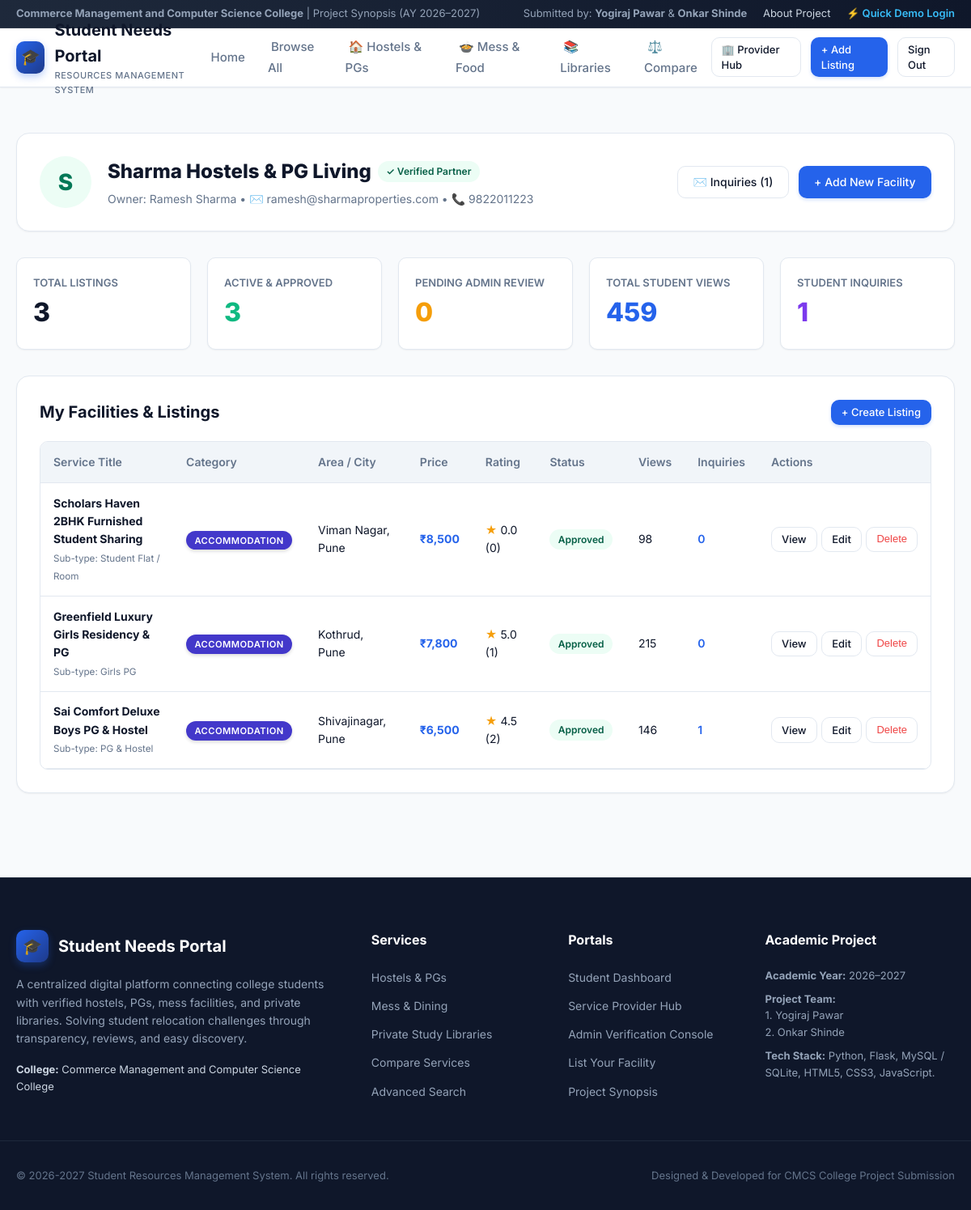
/provider/dashboard (signed in), run on the app's committed database.
### tables this page shows
CREATE TABLE users (
        id INTEGER PRIMARY KEY AUTOINCREMENT,
        role TEXT NOT NULL DEFAULT 'student',
        name TEXT NOT NULL,
        email TEXT UNIQUE NOT NULL,
        phone TEXT,
        password_hash TEXT NOT NULL,
        college_name TEXT,
        business_name TEXT,
        address TEXT,
        is_verified INTEGER DEFAULT 0,
        created_at TIMESTAMP DEFAULT CURRENT_TIMESTAMP
    );

CREATE TABLE listings (
        id INTEGER PRIMARY KEY AUTOINCREMENT,
        provider_id INTEGER NOT NULL,
        category TEXT NOT NULL,
        subcategory TEXT NOT NULL,
        title TEXT NOT NULL,
        description TEXT,
        address TEXT NOT NULL,
        city TEXT NOT NULL,
        area TEXT NOT NULL,
        landmark TEXT,
        contact_phone TEXT NOT NULL,
        contact_email TEXT,
        pricing_amount REAL NOT NULL,
        pricing_period TEXT DEFAULT 'Per Month',
        deposit_amount REAL DEFAULT 0.0,
        capacity_or_beds TEXT,
        timings TEXT,
        menu_details TEXT,
        amenities TEXT,
        rules TEXT,
        image_url TEXT,
        status TEXT DEFAULT 'pending',
        views_count INTEGER DEFAULT 0,
        created_at TIMESTAMP DEFAULT CURRENT_TIMESTAMP,
        FOREIGN KEY (provider_id) REFERENCES users(id) ON DELETE CASCADE
    );

### app.py (the view)
@app.route('/provider/dashboard')
@login_required
@role_required(['provider'])
def provider_dashboard():
    provider = get_current_user()
    listings = query_db("""
        SELECT l.*,
               COALESCE((SELECT AVG(rating) FROM reviews WHERE listing_id = l.id AND status = 'approved'), 0) as avg_rating,
               (SELECT COUNT(*) FROM reviews WHERE listing_id = l.id AND status = 'approved') as review_count,
               (SELECT COUNT(*) FROM inquiries WHERE listing_id = l.id) as inquiry_count
        FROM listings l
        WHERE l.provider_id = ?
        ORDER BY l.id DESC
    """, [provider['id']])
    stats = {
        'total_listings': len(listings),
        'approved_listings': sum(1 for item in listings if item['status'] == 'approved'),
        'pending_listings': sum(1 for item in listings if item['status'] == 'pending'),
        'total_views': sum(item['views_count'] for item in listings),
        'total_inquiries': query_db("SELECT COUNT(*) as count FROM inquiries WHERE provider_id = ?", [provider['id']], one=True)['count']
    }
    recent_inquiries = query_db("""
        SELECT i.*, l.title as listing_title
        FROM inquiries i
        JOIN listings l ON i.listing_id = l.id
        WHERE i.provider_id = ?
        ORDER BY i.id DESC LIMIT 5
    """, [provider['id']])
    return render_template('provider/dashboard.html',
                           provider=provider,
                           listings=listings,
                           stats=stats,
                           recent_inquiries=recent_inquiries)

### app.py (called while the page is built, shortened)
def get_current_user():
    user_id = session.get('user_id')
    if not user_id:
        return None
    return query_db("SELECT * FROM users WHERE id = ?", [user_id], one=True)

@app.context_processor
def inject_global_context():
    user = get_current_user()
    new_inquiries_count = 0
    if user and user['role'] == 'provider':
        row = query_db(
            "SELECT COUNT(*) as count FROM inquiries WHERE provider_id = ? AND status = 'new'",
            [user['id']], one=True
        )
        new_inquiries_count = row['count'] if row else 0
    admin_pending_count = 0
    saved_count = 0
    if user and user['role'] == 'student':
        s_row = query_db("SELECT COUNT(*) as count FROM saved_listings WHERE student_id = ?", [user['id']], one=True)
        saved_count = s_row['count'] if s_row else 0
    return {
        'current_user': user,
        'new_inquiries_count': new_inquiries_count,
        'admin_pending_count': admin_pending_count,
        'saved_count': saved_count,
        'config': Config
    }

def login_required(f):
    @wraps(f)
    def decorated_function(*args, **kwargs):
        if 'user_id' not in session:
            flash("Please sign in to access this page.", "warning")
            return redirect(url_for('login', next=request.url))
        return f(*args, **kwargs)
    return decorated_function

def role_required(allowed_roles):
    def decorator(f):
        @wraps(f)
        def decorated_function(*args, **kwargs):
            if 'user_id' not in session:
                flash("Please log in first.", "warning")
                return redirect(url_for('login', next=request.url))
            user = get_current_user()
            if not user or user['role'] not in allowed_roles:
                flash("You do not have permission to view that page.", "danger")
                return redirect(url_for('index'))
            return f(*args, **kwargs)
        return decorated_function
    return decorator

### database.py (called while the page is built)
def query_db(query, args=(), one=False):
    conn = get_db()
    db_type = getattr(g, 'db_type', 'sqlite')
    if db_type == 'mysql':
        mysql_query = query.replace('?', '%s')
        cursor = conn.cursor(dictionary=True)
        cursor.execute(mysql_query, args)
        rv = cursor.fetchall()
        cursor.close()
    else:
        cursor = conn.cursor()
        cursor.execute(query, args)
        rv = [dict(row) for row in cursor.fetchall()]
        cursor.close()
    return (rv[0] if rv else None) if one else rv

### templates/provider/dashboard.html (shortened to what this page needs)
{% extends 'base.html' %}
{% block content %}
<div class="container" style="padding: 2.5rem 1.25rem 5rem;">
  <div style="background: #ffffff; border: 1px solid var(--border); border-radius: var(--radius-lg); padding: 1.75rem; box-shadow: var(--shadow-sm); margin-bottom: 2rem; display: flex; justify-content: space-between; align-items: center; flex-wrap: wrap; gap: 1.5rem;">
    <div style="display: flex; align-items: center; gap: 1.25rem;">
      <div style="width: 4rem; height: 4rem; border-radius: var(--radius-full); background: #ecfdf5; color: #047857; display: flex; align-items: center; justify-content: center; font-size: 1.75rem; font-weight: 800;">
        {{ provider.business_name[:1] }}
      </div>
      <div>
        <div style="display: flex; align-items: center; gap: 0.5rem; margin-bottom: 0.25rem;">
          <h1 style="font-size: 1.5rem; font-weight: 800; color: #0f172a;">{{ provider.business_name }}</h1>
          {% if provider.is_verified == 1 %}
            <span class="status-pill status-approved">✓ Verified Partner</span>
          {% else %}
            <span class="status-pill status-pending">⏳ Verification In Review</span>
          {% endif %}
        </div>
        <div style="color: #64748b; font-size: 0.875rem;">
          Owner: {{ provider.name }} &bull; ✉️ {{ provider.email }} &bull; 📞 {{ provider.phone }}
        </div>
      </div>
    </div>
    <div style="display: flex; gap: 0.75rem;">
      <a href="{{ url_for('provider_inquiries') }}" class="btn btn-outline">
        ✉️ Inquiries ({{ stats.total_inquiries }})
      </a>
      <a href="{{ url_for('add_listing') }}" class="btn btn-primary">
        + Add New Facility
      </a>
    </div>
  </div>
  <div style="display: grid; grid-template-columns: repeat(auto-fit, minmax(200px, 1fr)); gap: 1.25rem; margin-bottom: 2rem;">
    <div style="background: #ffffff; padding: 1.25rem; border-radius: var(--radius-md); border: 1px solid var(--border); box-shadow: var(--shadow-sm);">
      <div style="font-size: 0.8125rem; color: #64748b; font-weight: 600;">TOTAL LISTINGS</div>
      <div style="font-size: 2rem; font-weight: 800; color: #0f172a;">{{ stats.total_listings }}</div>
    </div>
    <div style="background: #ffffff; padding: 1.25rem; border-radius: var(--radius-md); border: 1px solid var(--border); box-shadow: var(--shadow-sm);">
      <div style="font-size: 0.8125rem; color: #64748b; font-weight: 600;">ACTIVE & APPROVED</div>
      <div style="font-size: 2rem; font-weight: 800; color: #10b981;">{{ stats.approved_listings }}</div>
    </div>
    <div style="background: #ffffff; padding: 1.25rem; border-radius: var(--radius-md); border: 1px solid var(--border); box-shadow: var(--shadow-sm);">
      <div style="font-size: 0.8125rem; color: #64748b; font-weight: 600;">PENDING ADMIN REVIEW</div>
      <div style="font-size: 2rem; font-weight: 800; color: #f59e0b;">{{ stats.pending_listings }}</div>
    </div>
    <div style="background: #ffffff; padding: 1.25rem; border-radius: var(--radius-md); border: 1px solid var(--border); box-shadow: var(--shadow-sm);">
      <div style="font-size: 0.8125rem; color: #64748b; font-weight: 600;">TOTAL STUDENT VIEWS</div>
      <div style="font-size: 2rem; font-weight: 800; color: #2563eb;">{{ stats.total_views }}</div>
    </div>
    <div style="background: #ffffff; padding: 1.25rem; border-radius: var(--radius-md); border: 1px solid var(--border); box-shadow: var(--shadow-sm);">
      <div style="font-size: 0.8125rem; color: #64748b; font-weight: 600;">STUDENT INQUIRIES</div>
      <div style="font-size: 2rem; font-weight: 800; color: #7c3aed;">{{ stats.total_inquiries }}</div>
    </div>
  </div>
  <div class="info-card">
    <div style="display: flex; justify-content: space-between; align-items: center; margin-bottom: 1.25rem;">
      <h2 style="font-size: 1.25rem; font-weight: 700; color: #0f172a;">My Facilities & Listings</h2>
      <a href="{{ url_for('add_listing') }}" class="btn btn-primary btn-sm">+ Create Listing</a>
    </div>
    {% if listings %}
      <div class="table-responsive">
        <table class="custom-table">
          <thead>
            <tr>
              <th>Service Title</th>
              <th>Category</th>
              <th>Area / City</th>
              <th>Price</th>
              <th>Rating</th>
              <th>Status</th>
              <th>Views</th>
              <th>Inquiries</th>
              <th>Actions</th>
            </tr>
          </thead>
          <tbody>
            {% for item in listings %}
              <tr>
                <td>
                  <strong style="color: #0f172a;">{{ item.title }}</strong><br>
                  <small style="color: #64748b;">Sub-type: {{ item.subcategory }}</small>
                </td>
                <td>
                  <span class="badge-tag badge-{{ item.category }}" style="position: static; font-size: 0.7rem;">{{ item.category }}</span>
                </td>
                <td>{{ item.area }}, {{ item.city }}</td>
                <td style="font-weight: 700; color: #2563eb;">₹{{ "{:,.0f}".format(item.pricing_amount) }}</td>
                <td>
                  <span style="color: var(--accent);">★</span> {{ "%.1f"|format(item.avg_rating) }} ({{ item.review_count }})
                </td>
                <td>
                  <span class="status-pill status-{{ item.status }}">{{ item.status }}</span>
                </td>
                <td>{{ item.views_count }}</td>
                <td>
                  <a href="{{ url_for('provider_inquiries') }}" style="font-weight: 600;">{{ item.inquiry_count }}</a>
                </td>
                <td>
                  <div style="display: flex; gap: 0.35rem;">
                    <a href="{{ url_for('listing_detail', id=item.id) }}" class="btn btn-outline btn-sm" title="Preview Public Page">View</a>
                    <a href="{{ url_for('edit_listing', id=item.id) }}" class="btn btn-outline btn-sm" title="Edit Listing">Edit</a>
                    <form action="{{ url_for('delete_listing', id=item.id) }}" method="POST" onsubmit="return confirm('Are you sure you want to permanently delete this listing?');">
                      <button type="submit" class="btn btn-outline btn-sm" style="color: #ef4444;" title="Delete">Delete</button>
                    </form>
                  </div>
                </td>
              </tr>
            {% endfor %}
          </tbody>
        </table>
      </div>
    {% endif %}
  </div>
</div>
{% endblock %}

### static/css/style.css (style rules this page uses)
:root { --primary: #2563eb; --primary-hover: #1d4ed8; --primary-light: #eff6ff; --primary-dark: #1e3a8a; --secondary: #0f172a; --accent: #f59e0b; --accent-light: #fef3c7; --success: #10b981; --success-light: #ecfdf5; --warning: #f59e0b; --warning-light: #fffbeb; --danger: #ef4444; --danger-light: #fef2f2; --bg-main: #f8fafc; --bg-card: #ffffff; --bg-glass: rgba(255, 255, 255, 0.85); --text-main: #0f172a; --text-muted: #64748b; --text-light: #94a3b8; --border: #e2e8f0; --border-focus: #93c5fd; --radius-sm: 6px; --radius-md: 10px; --radius-lg: 16px; --radius-xl: 24px; --radius-full: 9999px; --shadow-sm: 0 1px 2px 0 rgba(0, 0, 0, 0.05); --shadow-md: 0 4px 6px -1px rgba(0, 0, 0, 0.08), 0 2px 4px -2px rgba(0, 0, 0, 0.04); --shadow-lg: 0 10px 15px -3px rgba(0, 0, 0, 0.08), 0 4px 6px -4px rgba(0, 0, 0, 0.04); --shadow-xl: 0 20px 25px -5px rgba(0, 0, 0, 0.1), 0 8px 10px -6px rgba(0, 0, 0, 0.04); --transition: all 0.2s cubic-bezier(0.4, 0, 0.2, 1); --font-sans: 'Inter', -apple-system, BlinkMacSystemFont, "Segoe UI", Roboto, Oxygen, Ubuntu, Cantarell, sans-serif; }
* { box-sizing: border-box; margin: 0; padding: 0; }
body { font-family: var(--font-sans); background-color: var(--bg-main); color: var(--text-main); line-height: 1.6; min-height: 100vh; display: flex; flex-direction: column; }
a { color: var(--primary); text-decoration: none; transition: var(--transition); }
.container { width: 100%; max-width: 1240px; margin: 0 auto; padding: 0 1.25rem; }
.btn { display: inline-flex; align-items: center; justify-content: center; gap: 0.5rem; font-weight: 500; font-size: 0.875rem; padding: 0.55rem 1.15rem; border-radius: var(--radius-md); cursor: pointer; border: 1px solid transparent; transition: var(--transition); text-decoration: none; line-height: 1.4; }
.btn-primary { background: var(--primary); color: #ffffff; box-shadow: 0 2px 4px rgba(37, 99, 235, 0.2); }
.btn-outline { background: transparent; border-color: var(--border); color: var(--text-main); }
.btn-sm { padding: 0.35rem 0.75rem; font-size: 0.8125rem; }
.badge-tag { position: absolute; top: 0.85rem; left: 0.85rem; padding: 0.3rem 0.65rem; border-radius: var(--radius-full); font-size: 0.75rem; font-weight: 600; text-transform: uppercase; letter-spacing: 0.04em; box-shadow: 0 2px 4px rgba(0,0,0,0.15); }
.badge-accommodation { background: #4338ca; color: #ffffff; }
.info-card { background: var(--bg-card); border: 1px solid var(--border); border-radius: var(--radius-lg); padding: 1.75rem; margin-bottom: 1.5rem; box-shadow: var(--shadow-sm); }
.table-responsive { width: 100%; overflow-x: auto; border-radius: var(--radius-md); border: 1px solid var(--border); background: var(--bg-card); }
.custom-table { width: 100%; border-collapse: collapse; text-align: left; font-size: 0.875rem; }
.custom-table th { background: #f1f5f9; padding: 0.85rem 1rem; font-weight: 600; color: var(--text-muted); border-bottom: 1px solid var(--border); }
.custom-table td { padding: 0.85rem 1rem; border-bottom: 1px solid var(--border); vertical-align: middle; }
.status-pill { display: inline-flex; align-items: center; gap: 0.35rem; font-size: 0.75rem; font-weight: 600; padding: 0.2rem 0.65rem; border-radius: var(--radius-full); text-transform: capitalize; }
.status-approved { background: var(--success-light); color: #065f46; }

### data on the page
users: business_name "S", business_name "Sharma Hostels & PG Living", name "Ramesh Sharma", email "ramesh@sharmaproperties.com", phone "9822011223"
listings: title "Scholars Haven 2BHK Furnished Student Sharing", subcategory "Student Flat / Room", category "ACCOMMODATION", area "Viman Nagar", city "Pune", pricing_amount "8,500", avg_rating "0.0", review_count "0", status "Approved", views_count "98", inquiry_count "0"
listings: title "Greenfield Luxury Girls Residency & PG", subcategory "Girls PG", category "ACCOMMODATION", area "Kothrud", city "Pune", pricing_amount "7,800", avg_rating "5.0", review_count "1", status "Approved", views_count "215", inquiry_count "0"
listings: title "Sai Comfort Deluxe Boys PG & Hostel", subcategory "PG & Hostel", category "ACCOMMODATION", area "Shivajinagar", city "Pune", pricing_amount "6,500", avg_rating "4.5", review_count "2", status "Approved", views_count "146", inquiry_count "1"

### other printed values
{{ config.COLLEGE_NAME }} "Commerce Management and Computer Science College"
{{ config.ACADEMIC_YEAR }} "2026–2027"
{{ stats.total_inquiries }} "1"
{{ stats.total_listings }} "3"
{{ stats.approved_listings }} "3"
{{ stats.pending_listings }} "0"
{{ stats.total_views }} "459"
